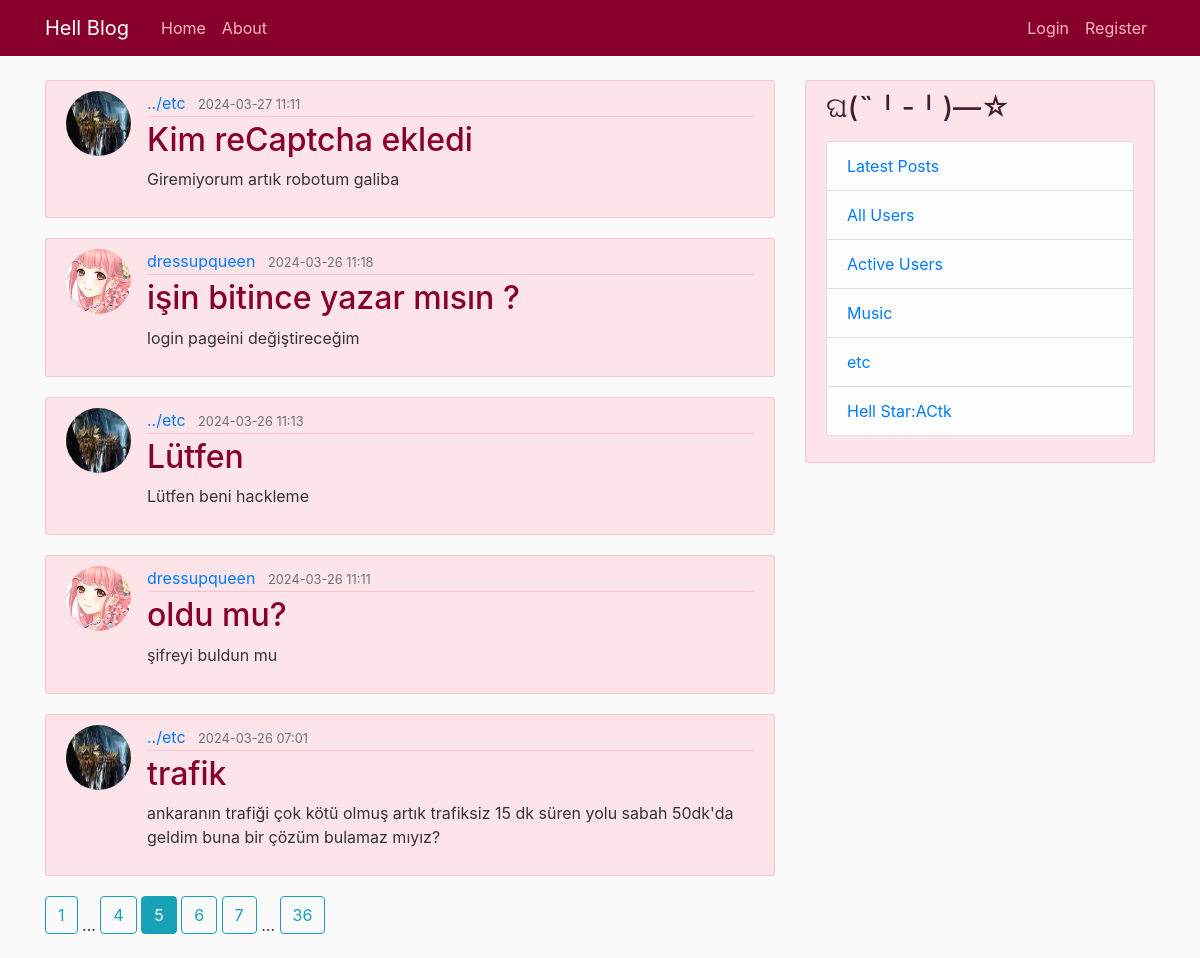
/home?page=5, run on the app's committed database.
### flaskblog/models.py (models this page shows, shortened)
class Post(db.Model):
    id = db.Column(db.Integer, primary_key=True)
    title = db.Column(db.String(100), nullable=False)
    content = db.Column(db.Text, nullable=False)
    date_posted = db.Column(db.DateTime, nullable=False, default=datetime.utcnow)
    user_id = db.Column(db.Integer, db.ForeignKey('user.id'), nullable=False)
    dislikes = db.relationship('Dislikes', backref='post', passive_deletes=True)

class User(db.Model, UserMixin):
    id = db.Column(db.Integer, primary_key=True)
    username = db.Column(db.String(20), unique=True, nullable=False)
    firstname = db.Column(db.String(20), nullable=False)
    middlename = db.Column(db.String(20))
    lastname = db.Column(db.String(20), nullable=False)
    birthdate = db.Column(db.DateTime, nullable=False)
    email = db.Column(db.String(120), unique=True, nullable=False)
    image_file = db.Column(db.String(20), nullable=False, default='default.jpg')
    password = db.Column(db.String(60), nullable=False)
    salt = db.Column(db.String(60), nullable=False)
    active = db.Column(db.Boolean, nullable=False, default=False)
    posts = db.relationship('Post', backref='author', lazy=True)
    online = db.relationship('ActiveUsers', backref='online', lazy=True)
    dislikes = db.relationship('Dislikes', backref='user', passive_deletes=True)

### flaskblog/main/routes.py (the view)
@main.route("/")
@main.route("/home")
def home():
    page = request.args.get("page", 1, type=int)
    posts = Post.query.order_by(Post.date_posted.desc()).paginate(page=page, per_page=5)
    return render_template('home.html', posts=posts)

### flaskblog/templates/home.html
{% extends "layout.html" %}
{% block content %}
    {% for post in posts.items %}
        <article class="media content-section">
            <img class="rounded-circle article-img" src="{{ url_for('static', filename='profile_pics/' + post.author.image_file) }}">
            <div class="media-body">
                <div class="article-metadata">
                    <a class="mr-2" href="{{ url_for('users.user_posts', username=post.author.username) }}">{{ post.author.username }}</a>
                    <small class="text-muted">{{ post.date_posted.strftime('%Y-%m-%d %H:%M') }}</small>
                </div>
                <h2><a class="article-title" href="{{ url_for('posts.post', post_id=post.id) }}">{{ post.title }}</a></h2>
                <p class="article-content">{{ post.content }}</p>
            </div>
        </article>
    {% endfor %}
    {% for page_num in posts.iter_pages(left_edge=1, right_edge=1, left_current=1, right_current=2) %}
        {% if page_num %}
            {% if posts.page == page_num %}
                <a class="btn btn-info mb-4" href="{{ url_for('main.home', page=page_num) }}">
                    {{ page_num }}
                </a>
            {% else %}
                <a class="btn btn-outline-info mb-4" href="{{ url_for('main.home', page=page_num) }}">
                    {{ page_num }}
                </a>
            {% endif %}
        {% else %}
            ...
        {% endif %}
    {% endfor %}
{% endblock content %}

### flaskblog/static/main.css (style rules this page uses)
body { background: #fafafa; color: #333333; margin-top: 5rem; }
h1, h2, h3, h4, h5, h6 { color: #441d30; }
.content-section { background: rgba(255, 192, 203, 0.39); padding: 10px 20px; border: 1px solid rgba(211, 14, 57, 0.13); border-radius: 3px; margin-bottom: 20px; }
.article-title { color: #86002b; }
.article-content { white-space: pre-line; }
.article-img { height: 65px; width: 65px; margin-right: 16px; }
.article-metadata { padding-bottom: 1px; margin-bottom: 4px; border-bottom: 1px solid #ffc0cb; }

### data on the page
Post: image_file (picture), author.username "../etc", date_posted "2024-03-27 11:11", title "Kim reCaptcha ekledi", content "Giremiyorum artık robotum galiba"
Post: image_file (picture), author.username "dressupqueen", date_posted "2024-03-26 11:18", title "işin bitince yazar mısın ?", content "login pageini değiştireceğim"
Post: image_file (picture), author.username "../etc", date_posted "2024-03-26 11:13", title "Lütfen", content "Lütfen beni hackleme"
Post: image_file (picture), author.username "dressupqueen", date_posted "2024-03-26 11:11", title "oldu mu?", content "şifreyi buldun mu"
Post: image_file (picture), author.username "../etc", date_posted "2024-03-26 07:01", title "trafik", content "ankaranın trafiği çok kötü olmuş artık trafiksiz 15 dk süren yolu sabah 50dk'da geldim buna bir çözüm bulamaz mıyız?"

### other printed values
{{ page_num }} "1" "4" "6" "7" "36"
{{ page_num }} "5"
